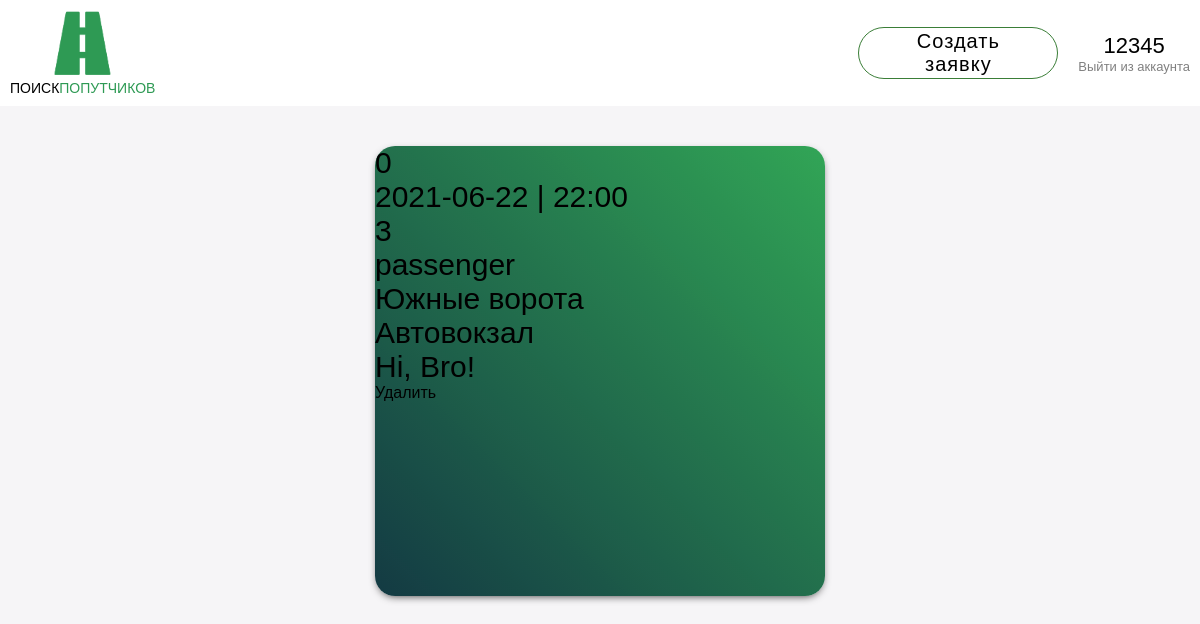
The page /posts/3 (signed in) on the database its author committed.
### tables this page shows
CREATE TABLE posts (
    id INTEGER PRIMARY KEY AUTOINCREMENT,
    isDriver BOOLEAN,
    isType TEXT,
    idPerson INTEGER,
    idBeginPoint TEXT,
    idEndPoint TEXT,
    time DATETIME DEFAULT CURRENT_TIMESTAMP,
    text TEXT,
    driverName TEXT,
    FOREIGN KEY (idPerson) REFERENCES persons (id) 
     
);

### view.py (the view)
@app.route('/posts/<int:id>')
def about(id):
    if 'userLogged' in session:
        if db.check_id(id):
            return render_template('post.html', post=db.get_post(id), messages=db.get_comments(id))
        return render_template('page404.html')
    return redirect(url_for('index'))

### db/database.py (called while the page is built)
    def get_db_connection(self):
        conn = sqlite3.connect(self.database_name)
        conn.row_factory = sqlite3.Row
        return conn

    def get_post(self, id):
        with self.get_db_connection() as conn:
            post = conn.execute(POST_QUERY, [id]).fetchone()
        return post

    def get_comments(self, idPost):
        with self.get_db_connection() as conn:
            comments = conn.execute(GET_COMMENTS_BY_ID_POST, [idPost]).fetchall()
        return comments

    def check_id(self, id):
        try:
            print(*self.get_post(id))
        except:
            return False
        return True

### templates/post.html (shortened to what this page needs)
{% extends 'base.html' %}
{% block content %}
    <div class="container-2">
        <div class="{{ post.isType }}">
            <div class="text-in-card">{{ post.isDriver }}</div>
            <div class="text-in-card">{{ post.time }}</div>
            <div class="text-in-card">{{ post.id }}</div>
            <div class="text-in-card">{{ post.isType }}</div>
            <div class="text-in-card">{{ post.idBeginPoint }}</div>
            <div class="text-in-card">{{ post.idEndPoint }}</div>
            <div class="text-in-card">{{ post.text }}</div>
            <a class="delete" href="{{ url_for('delete_post', id=post.id, name=post.driverName)}}">Удалить</a>
        </div>
    </div>
{% endblock %}

### static/style.css (style rules this page uses)
html { font-family: 'Franklin Gothic Medium', 'Arial Narrow', Arial, sans-serif; }
* { margin: 0; padding: 0; }
*, *:before, *:after { -webkit-box-sizing: border-box; -moz-box-sizing: border-box; box-sizing: border-box; }
.container-2 a { text-decoration: none; display: inline-block; height: 100%; color: inherit; }
body { font-family: 'Franklin Gothic Medium', 'Arial Narrow', Arial, sans-serif; background: #f6f5f7; background-image: url(/static/Images/main.jpg); background-attachment: fixed; background-repeat: repeat-x; background-size: cover; }
.container-2 { display: flex; justify-content: space-around; justify-items: center; flex-wrap: wrap; margin: 20px; }
.container-2 .passenger { margin-top: 20px; margin-left: 20px; margin-right: 20px; height: 450px; width: 450px; left: 0; bottom: 0px; border-radius: 20px; background-image: linear-gradient(to top right, rgb(17,59,62), rgb(58,164,73)); filter: hue-rotate(9deg); cursor: pointer; position: relative; box-shadow: rgba(0,0,0,.8) 0 3px 8px -3px; }
.text-in-card { font-family: 'Franklin Gothic Medium', 'Arial Narrow', Arial, sans-serif; font-size: 30px; }

### rows shown on the page
posts: isDriver "0", time "2021-06-22 | 22:00", id "3", isType "passenger", idBeginPoint "Южные ворота", idEndPoint "Автовокзал", text "Hi, Bro!"

### other values the page prints
{{ session['userLogged'] }} "12345"
